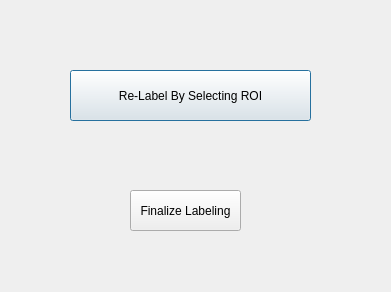
<?xml version="1.0" encoding="UTF-8"?>
<ui version="4.0">
 <class>ReLabelChoosingROI</class>
 <widget class="QDialog" name="ReLabelChoosingROI">
  <property name="geometry">
   <rect>
    <x>0</x>
    <y>0</y>
    <width>391</width>
    <height>292</height>
   </rect>
  </property>
  <property name="windowTitle">
   <string>Dialog</string>
  </property>
  <widget class="QPushButton" name="pushButton">
   <property name="geometry">
    <rect>
     <x>70</x>
     <y>70</y>
     <width>241</width>
     <height>51</height>
    </rect>
   </property>
   <property name="text">
    <string>Re-Label By Selecting ROI</string>
   </property>
  </widget>
  <widget class="QPushButton" name="pushButton_2">
   <property name="geometry">
    <rect>
     <x>130</x>
     <y>190</y>
     <width>111</width>
     <height>41</height>
    </rect>
   </property>
   <property name="text">
    <string>Finalize Labeling</string>
   </property>
  </widget>
 </widget>
 <resources/>
 <connections/>
</ui>
